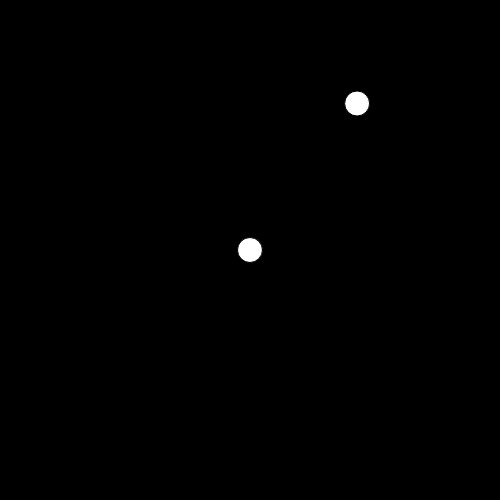
Frame 1 (no input)
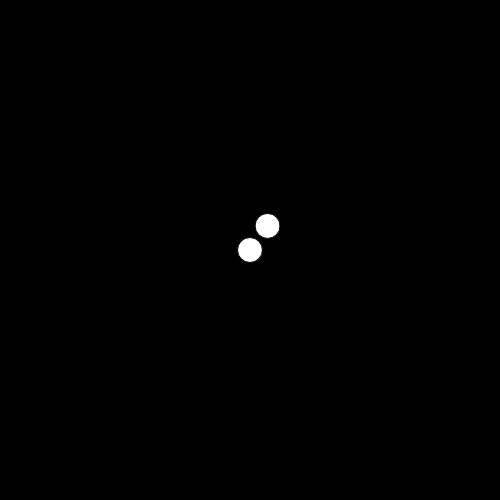
Frame 60 (no input)
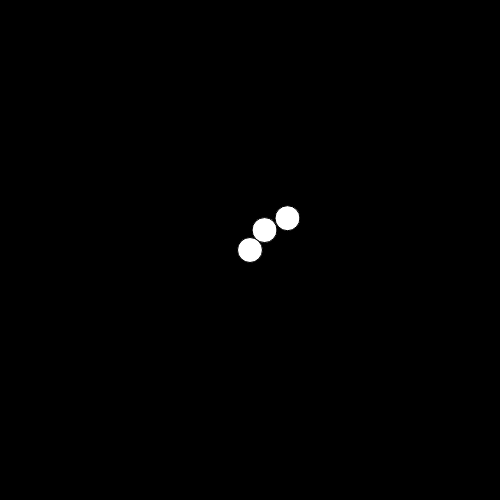
Frame 120 (the mouse pressed at the canvas centre since frame 60)

The p5.js sketch that drew these frames (run headless with seeded random() and noise() and a simulated clock; from frame 60 on, the mouse is pressed at the canvas centre):

// p5.js sketch
// ── sketch.js
/**
 * @Author: viviennemulvey
 * @Date:   2020-09-23T09:26:27+01:00
 * @Last modified by:   viviennemulvey
 * @Last modified time: 2021-02-23T14:16:31+00:00
 */

//declaring variables
let width = 500;
let height = 500;
let circles = [];
let radius = 25;
let currentCircle;
let distance;
let destination;
let amt = 0;
//let canSpawn;

function setup() {
  createCanvas(width, height);
  background(255);

  //centre circle
  circles.push(createVector(width / 2, height / 2));
  //the first circle
  destination = circles[0];
  //random position on the canvas
  currentCircle = createVector(random(0, width), random(0, height));

}


function draw() {
  //noLoop();
  background(0);

  //checking if distance of currentCircle to the destination circle is greater then the size of the circle (not touching) then run atach()
  //else if theyre overlapping ...
  if (currentCircle.dist(destination) > radius / 2 + radius / 2) {
    attach();
  } else {
    circles.push(currentCircle);
    currentCircle = createVector(random(0, width), random(0, height));
    // for(let i = 0; i < circles.length; i++){
    //   if(currentCircle.dist(circles[i]) < radius){
    //     canSpwan = false;
    //     currentCircle = createVector(random(0, width), random(0, height));
    //   }
    // }

    amt = 0;
    destination = findClosestCircle();
  }

  //creating the circles
  for (let i = 0; i < circles.length; i++) {
    fill(255);
    ellipse(circles[i].x, circles[i].y, radius, radius);
  }


}

//moving from vector 1 ( currentCircle ) to vector 2 ( destination circle) at the speed of amt
//setting the current circle to move to the centre and drawing to screen
function attach() {
  currentCircle = p5.Vector.lerp(currentCircle, destination, amt);
  ellipse(currentCircle.x, currentCircle.y, radius, radius);
  amt += 0.001;
}



function findClosestCircle() {
  let closestDist = 500;
  let closestCircle;

 //Looping through each circle in the array , checking if the curernt circle drawn's distance to the circle in the array is less than 500
 //Setting the closest distance to the current circle and the circle in the array
 //Setting the closest circle to the circle in the array
 //Giving back the closest circle
  circles.forEach(circle => {
    if (currentCircle.dist(circle) < closestDist) {
      closestDist = currentCircle.dist(circle);
      closestCircle = circle;
    }
  });

  return closestCircle;

}
